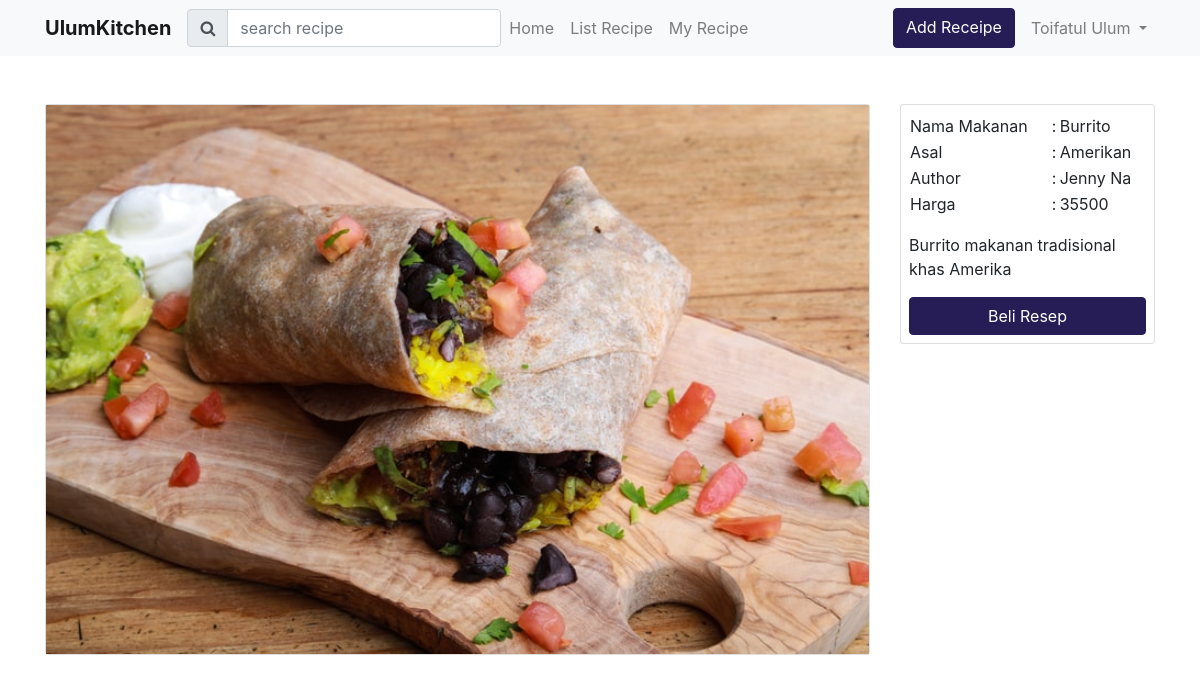
The page /recipe/transaction?id=37 (signed in) on the database its author committed.
### tables this page shows
CREATE TABLE `recipe` (
  `id` int(11) NOT NULL,
  `content` varchar(5000) NOT NULL,
  `cover` varchar(100) NOT NULL,
  `image` varchar(100) NOT NULL,
  `tag` int(50) NOT NULL,
  `author` int(11) NOT NULL,
  `title` varchar(100) NOT NULL,
  `price` int(11) NOT NULL,
  `description` varchar(250) NOT NULL,
  `createdAt` varchar(50) DEFAULT NULL
);

### www/App/Core/Controller.php (called while the page is built, shortened)
<?php
class Controller {
    public function loadTemplate($viewName, $viewData = array()) {
        include 'App/Views/template.php';
    }
    public function loadViewInTemplate($viewName, $viewData) {
        extract($viewData);
        include 'App/Views/' . $viewName . '.php';
    }
}

### www/App/Controllers/recipeController.php (called while the page is built, shortened)
<?php
class recipeController extends Controller {
	public function __construct(){
		$this->Recipe=new Recipe;
	}
	public function transaction(){
		$id=$_GET["id"];
		$result=$this->Recipe->detail($id);
		$this->loadTemplate("users/transaction",array('result'=>$result));
	}
}

### www/App/Core/Core.php (called while the page is built, shortened)
<?php
class Core {
	private $Url = null;
	private $Controller = '';
	private $Action = '';
	private $Params = [];
	Public function run(){
		$this->execute();
	}
	private function getUrl(){
		$url='/';
		if (isset($_GET['url'])){
			$url .=$_GET['url'];
		}
		$this->Url =$url;
	}
	private function getControllerActionParam() {
		if (!empty($this->Url) && $this->Url !='/') {
			$this->Url =explode('/', $this->Url);
			array_shift($this->Url);
			$this->Controller = $this->Url[0] . 'Controller';
			array_shift($this->Url);
		}else{
			$this->Url = explode('/', $this->Url);
			$this->Controller = 'indexController';
			$this->getAction();
			$this->getParams();
		}
	}
	private function getAction(){
		$this->Action ='index';
		if (isset($this->Url[0]) && !empty($this->Url[0])) {
			$this->Action =$this->Url[0];
			array_shift($this->Url);
		}
	}
	private function execute() {
		$fileClass = BASEDIR . "App/Controllers/" . $this->Controller . '.php';
		if(file_exists($fileClass)){
			require_once BASEDIR . "App/Core/Controller.php";
		}else{
		}
		$controllerClass = new $controllerClassName();
		call_user_func_array(array($controllerClass, $this->Action), $this->Params);
	}
}

### www/index.php (called while the page is built, shortened)
<?php
function autoload_classes($class_name)
{
	$filename = PROJECTPATH . '/' . str_replace('\\', '/', $class_name) .'.php';
}
require 'config.php';
$core = new App\Core\Core();
$core -> run();

### www/config.php (called while the page is built, shortened)
<?php
$config = array();
$config['dbname']= 'myDb';
$config['host']= 'db';
$config['password']= 'test';
$config['dbuser']= 'user';

### www/App/Models/Recipe.php (called while the page is built, shortened)
<?php
class Recipe extends Model{
	public function detail($id){
		$id = $_GET["id"];
		$sql="SELECT * FROM recipe WHERE id='$id'";
		$result=$this->db->query($sql);
		$fetch=$result->fetch_assoc();
		$sql2="SELECT tagName FROM tag WHERE id='$fetch[tag]'";
		$result2=$this->db->query($sql2);
		$fetch2=$result2->fetch_assoc();
		$sql3="SELECT name FROM users WHERE id='$fetch[author]'";
		$result3=$this->db->query($sql3);
		$fetch3=$result3->fetch_assoc();
		$data = array_merge($fetch2, $fetch, $fetch3 );
		return $data;
	}
}

### www/App/Core/Model.php (called while the page is built, shortened)
<?php
class Model {
	public function __construct() {
		global $config;
		$this->db = new mysqli($config['host'],$config['dbuser'],$config['password'],$config['dbname']);
	}
}

### www/App/Views/users/transaction.php (the view, shortened to what this page needs)
<div class="container mt-5">
	<div class="row">
		<div class="col-md-9">
			<div class="card">
				<img src="<?php echo BASE . "/assets/images/uploads/image/" . $result['image'] ?>" width="100%">
			</div>
		</div>
		<div class="col-md-3">
			<div class="card p-2">
				<table class="mb-3">
					<tr><td>Nama Makanan</td><td>:</td><td><?php echo $result["title"] ?></td></tr>
					<tr><td>Asal</td><td>:</td><td><?php echo $result["tagName"] ?></td></tr>
					<tr><td>Author</td><td>:</td><td><?php echo $result["name"] ?></td></tr>
					<tr><td>Harga</td><td>:</td><td><?php echo $result["price"] ?></td></tr>
				</table>
				<div class="mb-3">
					<?php echo $result["description"] ?>
				</div>
				<button type="button" class="btn btn-primary" data-toggle="modal" data-target="#exampleModal" data-whatever="<?php echo $result['tagName'] ?>">Beli Resep</button>
			</div>
		</div>
	</div>
</div>

### www/assets/style.css (style rules this page uses)
.btn-primary { color: #fff; background-color: #261D56 !important; border-color: #261D56 !important; }

### rows shown on the page
recipe: image (picture), title "Burrito", price "35500", description "Burrito makanan tradisional khas Amerika"

### other values the page prints
$_SESSION['username'] "Toifatul Ulum"
$result["tagName"] "Amerikan"
$result["name"] "Jenny Na"
